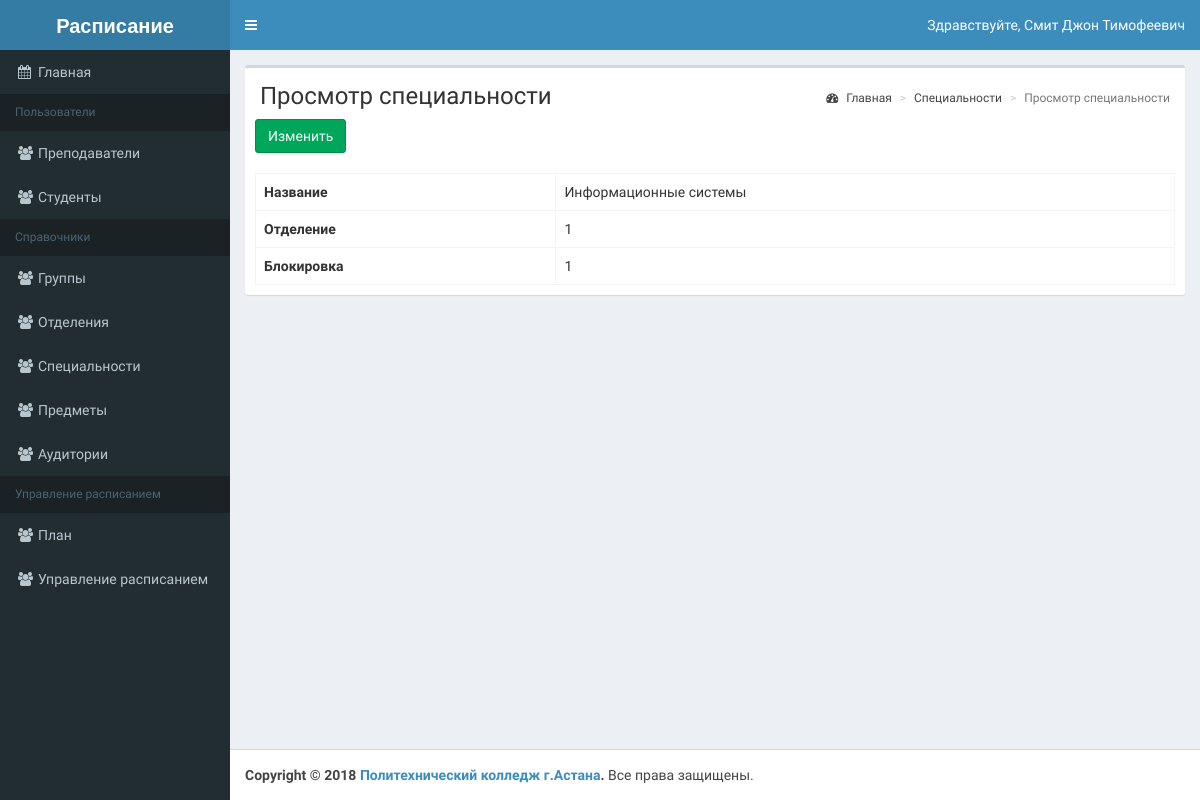
The app's page /schedule/view-special.php?id=1 (signed in) with its own data.
### tables this page shows
CREATE TABLE `special` (
  `special_id` int NOT NULL,
  `name` varchar(250) NOT NULL,
  `otdel_id` smallint NOT NULL,
  `active` tinyint NOT NULL DEFAULT '1'
);

### schedule/classes/BaseMap.php (called while the page is built, shortened)
<?php
abstract class BaseMap extends Config {
	function __construct()	{
		try
		{
			$this->db = new PDO('mysql:host='.self::HOST.';dbname='.self::DB_NAME, self::DB_USER, self::DB_PASSWORD);
		}
		catch(PDOException $e) {
			echo $e->getMessage();
		}
	}
}
?>

### schedule/classes/Helper.php (called while the page is built, shortened)
<?php
	class Helper
	{
		public static function clearInt($str) {
			return (int)$str;
		}
				foreach ($options as $option) { ?>
				<?php }
}
?>

### schedule/classes/SpecialMap.php (called while the page is built, shortened)
<?php
class SpecialMap extends BaseMap
{
    public function findViewById($id=null){
        if ($id) {
            $res = $this->db->query("SELECT special_id, name, otdel_id, active". " FROM special WHERE special_id =$id");
            return $res->fetch(PDO::FETCH_OBJ);
        }
    return false;
    }
}

### schedule/view-special.php (the view, shortened to what this page needs)
<?php
if (isset($_GET['id'])) {
    $id = Helper::clearInt($_GET['id']);
    $special = (new SpecialMap())->findViewById($id);
    $header = 'Просмотр специальности';
    require_once 'template/header.php';
?>
<div class="row">
    <div class="col-xs-12">
        <div class="box">
            <section class="content-header">
                <h1><?=$header;?></h1>
                <ol class="breadcrumb">
                    <li><a href="index.php"><i class="fa fa-dashboard"></i> Главная</a></li>
                    <li><a href="list-special.php">Cпециальности</a></li>
                    <li class="active"><?=$header;?></li>
                </ol>
            </section>
            <div class="box-body">
                <a class="btn btn-success" href="add-special.php?id=<?=$id;?>">Изменить</a>
            </div>
            <div class="box-body">
                <table class="table table-bordered table-hover">
                    <tr>
                        <th>Название</th>
                        <td><?=$special->name;?></td>
                    </tr>
                    <tr>
                        <th>Отделение</th>
                        <td><?=$special->otdel_id;?></td>
                    </tr>
                    <tr>
                        <th>Блокировка</th>
                        <td><?=$special->active;?></td>
                    </tr>
                </table>
            </div>
        </div>
    </div>
</div>
<?php
}
require_once 'template/footer.php';
?>

### records on screen
special: name "Информационные системы", otdel "1", active "1"

### other values on screen
$_SESSION['fio'] "Смит Джон Тимофеевич"
$header "Просмотр специальности"
